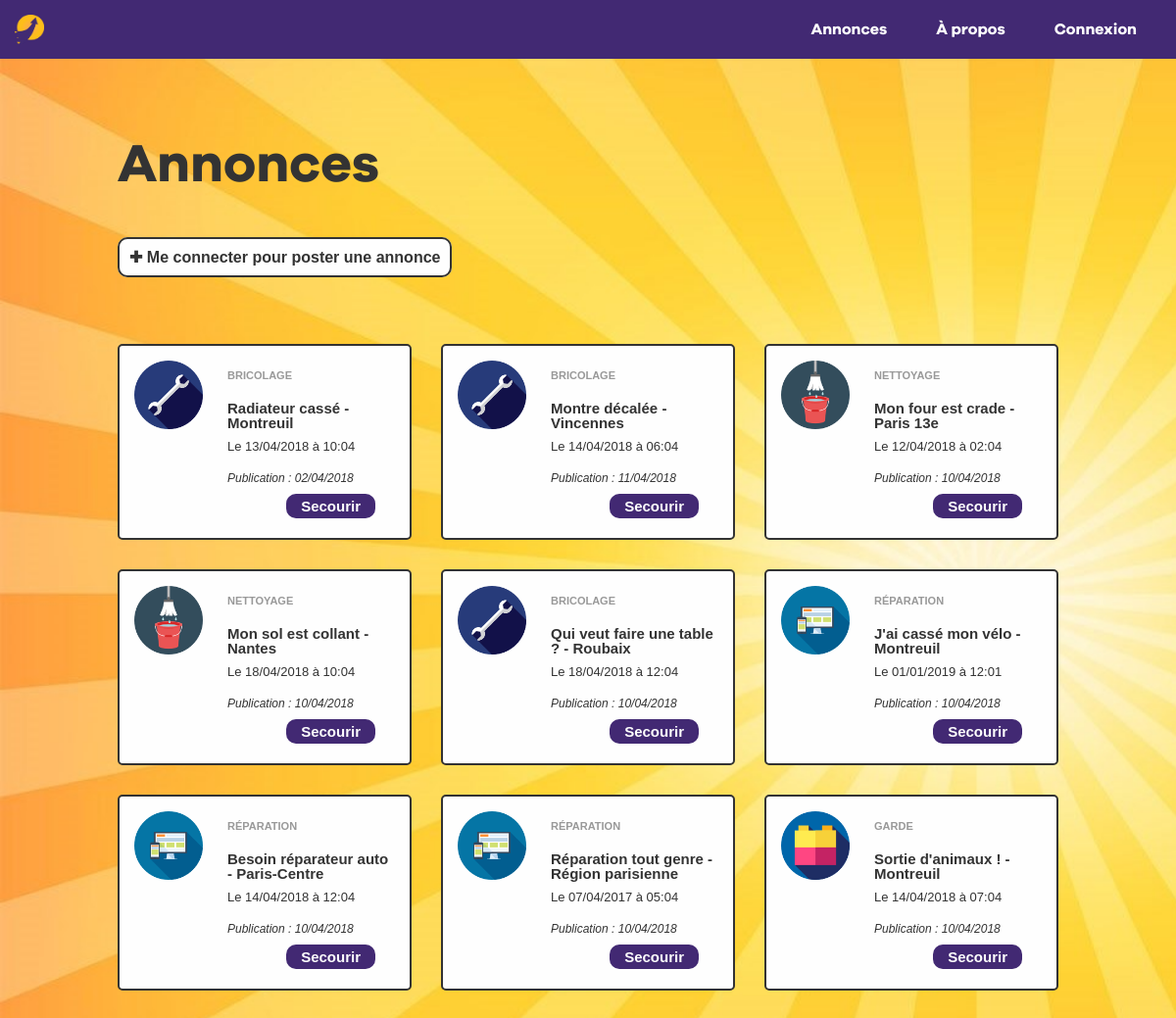
The page /posts on the database its author committed.
### tables this page shows
CREATE TABLE `posts` (
  `id` int(3) NOT NULL,
  `category` enum('Bricolage','Jardinage','Réparation','Garde','Devoirs','Nettoyage','Livraison') NOT NULL,
  `title` varchar(30) NOT NULL,
  `description` text NOT NULL,
  `location` varchar(255) NOT NULL,
  `date` datetime(6) NOT NULL,
  `name` varchar(25) NOT NULL,
  `email` varchar(200) NOT NULL,
  `phone` varchar(200) NOT NULL,
  `date_creation` date NOT NULL
);

### index.php (called while the page is built, shortened)
<?
isset($_GET['q']) ? $q = $_GET['q'] : $q = '';
  if($q === '' || $q === 'home'){
      $page = 'home';
  }
  else if($q === 'register'){
      $page = 'register';
  }
  else if($q === 'registrated'){
      $page = 'registrated';
  }
  else if($q === 'login'){
      $page = 'login';
  }
  else if($q === 'logout'){
      $page = 'logout';
      header('Location: home');
  }
  else if($q === 'about'){
      $page = 'about';
  }
  else if($q === 'posts'){
      $page = 'posts';
  }
  include 'views/pages/'.$page.'.php';
?>

### models/model.php (called while the page is built, shortened)
<?
abstract class Model{
  protected function query_request($sql, $_pdo){
      $query = $_pdo->query($sql);
      $result = $query->fetchAll();
      return $result;
    }
}
class Posts extends Model{
  public function getPosts($_pdo){
    $sql = 'SELECT id, category, title, location, date, name, date_creation FROM posts';
    $getPosts = $this->query_request($sql, $_pdo);
    return $getPosts;
  }
}

### views/pages/posts.php (the view, shortened to what this page needs)
<? require 'models/model.php'; ?>
<? $posts = new Posts() ?>
<? $getPosts = $posts->getPosts($pdo) ?>
  <main class="app-posts">
    <h1 class="app-posts-title">Annonces</h1>
    <? if(!empty($_SESSION['pseudo'])): ?>
    <a class="app-posts-create" href="create">
      <span>✚ Poster une annonce</span>
    </a>
    <? else: ?>
    <a class="app-posts-create" href="login">
      <span>✚ Me connecter pour poster une annonce</span>
    </a>
    <? endif ?>
    <div class="app-posts-container">
    <? for($i=0; $i<count($getPosts); $i++): ?>
      <div class="app-posts-container__post">
        <div class="app-posts-container__post__visual">
          <img class="app-posts-container__post__visual-element" src="src/images/<?= strtolower($getPosts[$i]->category.'.png') ?>" alt="category-pic">
        </div>
        <div class="app-posts-container__post__text">
          <div class="app-posts-container__post__text__category"><?= $getPosts[$i]->category; ?></div>
          <div class="app-posts-container__post__text__subject">
            <span class="app-posts-container__post__text__subject-title"><?= $getPosts[$i]->title; ?></span>
            <span class="app-posts-container__post__text__subject-location">- <?= $getPosts[$i]->location; ?></span>
          </div>
          <div class="app-posts-container__post__text__availability">Le <?= date("d/m/Y", strtotime($getPosts[$i]->date)) ?> à <?= date("h:m", strtotime($getPosts[$i]->date)) ?></div>
          <div class="app-posts-container__post__text__creation">Publication : <?= date("d/m/Y", strtotime($getPosts[$i]->date_creation)) ?></div>
          <a class="app-posts-container__post__text-button" href="post?id=<?= $getPosts[$i]->id ?>">
            <button>Secourir</button>
          </a>
        </div>
      </div>
    <? endfor ?>
    </div>
<? $container = ob_get_clean() ?>
<? require 'templates/template.php'; ?>

### templates/template.php (shortened to what this page needs)
<!DOCTYPE html>
<html lang="en">
<head>
  <link rel="stylesheet" href="styles/reset.css"/>
  <link rel="stylesheet" href="styles/main.css"/>
</head>
<body>
  <? require 'views/partials/header.php'; ?>
  <div class="app-specific">
    <?= $container ?>
  </div>
</body>
</html>

### views/partials/header.php (shortened to what this page needs)
  <? if(!isset($_SESSION['id']) AND !isset($_SESSION['pseudo'])): ?>
    <a class="app-header-nav__item" href="login">
      <span class="app-header-nav__item-connexion">Connexion</span>
    </a>
  <? endif ?>
<? $header_container = ob_get_clean() ?>
<? require 'templates/header.php'; ?>

### templates/header.php
<header class="app-header">
  <nav class="app-header-nav">
    <a href="home">
      <img class="app-header-nav__logo" src="src/images/logo.png" alt="logo">
    </a>
    <a class="app-header-nav__item" href="posts">
      <span>Annonces</span>
    </a>
    <a class="app-header-nav__item" href="about">
      <span >À propos</span>
    </a>
    <?= $header_container ?>
  </nav>
</header>

### styles/main.css (style rules this page uses)
html, body { font-family: Helvetica; color: #333; }
body { background: #ffd000; background-image: url("../src/images/background.jpg"); background-size: cover; }
body .app-header { width: 100%; height: 60px; font-family: GalanoBold; display: flex; background: #422973; color: #fefefe; justify-content: flex-end; align-items: center; }
body .app-header-nav { display: flex; align-items: center; }
body .app-header-nav__logo { position: absolute; width: 30px; height: 30px; top: 15px; left: 15px; cursor: pointer; }
body .app-header-nav__item { cursor: pointer; padding: 10px; margin-right: 30px; text-decoration: none; transition: color 0.3s; }
body .app-posts { width: 100vw; height: 100%; margin-top: 60px; }
body .app-posts-title { font-family: GalanoBold; font-size: 55px; margin: 10vh 0 0 10vw; padding-bottom: 60px; }
body .app-posts-create { background: #fefefe; margin: 10vh 0 0 10vw; font-weight: bold; text-decoration: none; border: 2px solid #333; border-radius: 10px; padding: 10px; }
body .app-posts-container { width: 80vw; display: flex; flex-wrap: wrap; justify-content: space-between; margin: 80px auto; }
body .app-posts-container__post { width: 300px; height: 200px; padding: 15px; display: flex; margin-bottom: 30px; overflow: hidden; position: relative; background: #fefefe; border-radius: 5px; border: 2px solid #333; }
body .app-posts-container__post__visual { width: 70px; height: 70px; margin-right: 25px; }
body .app-posts-container__post__visual-element { width: 70px; height: 70px; }
body .app-posts-container__post__text { width: 200px; font-size: 15px; }
body .app-posts-container__post__text__category { font-size: 11px; text-transform: uppercase; font-weight: bold; color: #999; margin: 10px 0 20px 0; }
body .app-posts-container__post__text__subject-title { font-weight: bold; }
body .app-posts-container__post__text__subject-location { font-weight: bold; }
body .app-posts-container__post__text__availability { margin-top: 10px; font-size: 13px; margin-bottom: 20px; }
body .app-posts-container__post__text__creation { font-size: 12px; font-style: italic; font-weight: thin; }
body .app-posts-container__post__text-button { cursor: pointer; position: absolute; border-radius: 10px; padding: 5px 15px; background: #422973; right: 35px; bottom: 20px; }
body .app-posts-container__post__text-button button { color: #fefefe; font-weight: bold; cursor: pointer; }

### rows shown on the page
posts: category "BRICOLAGE", title "Radiateur cassé", location "Montreuil", date "13/04/2018", date "10:04", date_creation "02/04/2018"
posts: category "BRICOLAGE", title "Montre décalée", location "Vincennes", date "14/04/2018", date "06:04", date_creation "11/04/2018"
posts: category "NETTOYAGE", title "Mon four est crade", location "Paris 13e", date "12/04/2018", date "02:04", date_creation "10/04/2018"
posts: category "NETTOYAGE", title "Mon sol est collant", location "Nantes", date "18/04/2018", date "10:04", date_creation "10/04/2018"
posts: category "BRICOLAGE", title "Qui veut faire une table ?", location "Roubaix", date "18/04/2018", date "12:04", date_creation "10/04/2018"
posts: category "RÉPARATION", title "J'ai cassé mon vélo", location "Montreuil", date "01/01/2019", date "12:01", date_creation "10/04/2018"
posts: category "RÉPARATION", title "Besoin réparateur auto", location "Paris-Centre", date "14/04/2018", date "12:04", date_creation "10/04/2018"
posts: category "RÉPARATION", title "Réparation tout genre", location "Région parisienne", date "07/04/2017", date "05:04", date_creation "10/04/2018"
posts: shows a picture, category "GARDE", title "Sortie d'animaux !", location "Montreuil", date "14/04/2018", date "07:04", date_creation "10/04/2018"
